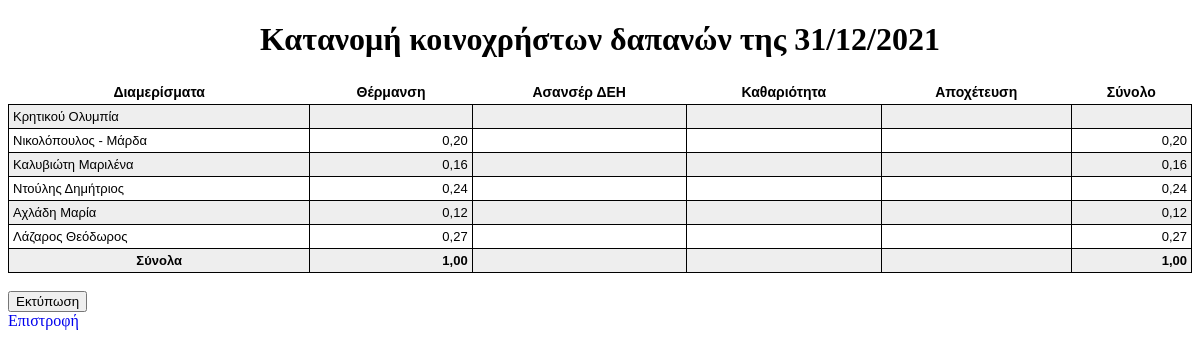
The page /110/dist on the database its author committed.
### koi/models.py (models this page shows, shortened)
class Category(models.Model):
    category = models.CharField(
        max_length=50, unique=True, verbose_name='Κατηγορία')
    class Meta:
        ordering = ['category']
        verbose_name = 'Κατηγορία'
        verbose_name_plural = 'Κατηγορίες'

class Diamerisma(models.Model):
    name = models.CharField(max_length=50, unique=True,
                            verbose_name='Διαμέρισμα')
    num = models.IntegerField(unique=True, verbose_name='Αριθμός')
    orofos = models.IntegerField(default=0, verbose_name='Όροφος')
    sizesm = models.DecimalField(
        decimal_places=2, max_digits=7, verbose_name='Μέγεθος τ.μ.')
    owner = models.CharField(max_length=50, verbose_name='Ιδιοκτήτης')
    guest = models.CharField(max_length=50, verbose_name='Ένοικος')
    class Meta:
        ordering = ['num']
        verbose_name = 'Διαμέρισμα'
        verbose_name_plural = 'Διαμερίσματα'

### koi/views.py (the view)
# urls.py: path('<int:koin_id>/dist', views.distribution, name='katanomi'),
def distribution(request, koin_id):
    diam = [i.id for i in mdl.Diamerisma.objects.all().order_by('id')]
    cate = [i.id for i in mdl.Category.objects.all().order_by('id')]
    xiliosta = mdl.Xiliosta.objects.all()
    koin = mdl.Koinoxrista.objects.get(pk=koin_id)
    dap = koin.dapanes_set.values('category').order_by(
        'category').annotate(tprice=Sum('value'))
    fposa = {}
    for el in dap:
        fposa[el['category']] = float(el['tprice'])
    fdi = {}
    for c in cate:
        for d in diam:
            fdi[(c, d)] = 0
    for el in xiliosta:
        fdi[(el.category.id, el.diamerisma.id)] = el.xiliosta
    rlines, total_categories, gtotal = distr(fposa, fdi)
    title = f'Κατανομή κοινοχρήστων δαπανών της {grdate(koin.ekdosi)}'
    hcat = [i.category for i in mdl.Category.objects.all().order_by('id')]
    ddiam = {i.id: i.guest for i in mdl.Diamerisma.objects.all().order_by('id')}
    headers = ['Διαμερίσματα'] + hcat + ['Σύνολο']
    lines = []
    for line in rlines:
        lin = [{'val': ddiam[line[0]], 'lcr': 'left'}]
        for col in line[1:]:
            lin.append({'val': grnum(col), 'lcr': 'right'})
        lines.append(lin)
    footer1 = [{'span': 1, 'lcr': 'center', 'val': 'Σύνολα'}]
    for col in total_categories:
        footer1.append({'span': 1, 'lcr': 'right',
                        'val': grnum(total_categories[col])})
    footer1.append({'span': 1, 'lcr': 'right', 'val': grnum(gtotal)})
    return render(
        request,
        'koi/katanomi.html',
        {
            'title': title,
            'headers': headers,
            'lines': lines,
            'footer1': footer1,
        }
    )

### utils/distribute.py (called while the page is built)
def distr(values, xiliosta):
    vals = {}
    tcat = {}
    tdia = {}
    total = 0
    for cat_dia, xil in xiliosta.items():
        cat, dia = cat_dia
        vals[cat_dia] = xil * values.get(cat, 0) / 1000
        tcat[cat] = tcat.get(cat, 0) + vals[cat_dia]
        tdia[dia] = tdia.get(dia, 0) + vals[cat_dia]
        total += vals[cat_dia]
    lines = []
    for diamerisma_id, diamerisma_total in tdia.items():
        lin = [diamerisma_id]
        for category_id, category_total in tcat.items():
            lin.append(vals[(category_id, diamerisma_id)])
        lin.append(diamerisma_total)
        lines.append(lin)
    return lines, tcat, total

### utils/greek_utils.py (called while the page is built)
def grdate(dat):
    return f'{dat.day}/{dat.month}/{dat.year}'

def grnum(num):
    if num == 0:
        return ''
    return f'{num:,.2f}'.replace(',', '|').replace('.', ',').replace('|', '.')

### koi/templates/koi/katanomi.html
{% load static %}
<!DOCTYPE html>
<html>
  <head>
    <link rel="stylesheet" type="text/css" href="{% static 'koi/tbllandscape.css' %}">
  </head>
  <body>
    <h1 align="center"><b>{{ title }}</b> </h1>
    <table cellspacing="0">
      <tbody>
        <tr>
          {% for title in headers %}
          <th align="center">{{ title }}</th>
          {% endfor %}
        </tr>
        {% for line in lines %}
        <tr>
          {% for column in line %}
          <td align="{{ column.lcr }}">{{ column.val }}</td>
          {% endfor %}
        </tr>
        {% endfor %}
        <tr>
          {% for column in footer1 %}
          <td colspan={{ column.span }} align="{{ column.lcr }}"><b>{{ column.val }}</b></td>
          {% endfor %}
        </tr>
      </tbody>
    </table>
    <br>
    <button onclick="javascript:window.print()" class="no-print">Εκτύπωση</button>
    <br>
    <a class="no-print" href=" {% url 'koi:index' %}">Επιστροφή</a>
  </body>
</html>

### koi/static/koi/tbllandscape.css (style rules this page uses)
a:link { text-decoration: none; }
table { font-family: arial, sans-serif; border-collapse: collapse; width: 100%; }
td, th { border: 1px solid #000000; padding: 4px; }
th { font-size: 14px; }
td { font-size: 13px; }
tr:nth-child(even) { background-color: #eeeeee; }
.tableNoOutline td, th { border: 0px solid #000000; padding: 4px; }

### rows shown on the page
Category: headers "Θέρμανση"
Category: headers "Ασανσέρ ΔΕΗ"
Category: headers "Καθαριότητα"
Category: headers "Αποχέτευση"
Diamerisma: val "Κρητικού Ολυμπία"
Diamerisma: val "Νικολόπουλος - Μάρδα"
Diamerisma: val "Καλυβιώτη Μαριλένα"
Diamerisma: val "Ντούλης Δημήτριος"
Diamerisma: val "Αχλάδη Μαρία"
Diamerisma: val "Λάζαρος Θεόδωρος"

### other values the page prints
{{ title }} "Κατανομή κοινοχρήστων δαπανών της 31/12/2021"
{{ title }} "Διαμερίσματα" "Σύνολο"
{{ column.val }} "0,20" "0,20" "0,16" "0,16" "0,24" "0,24" "0,12" "0,12" "0,27" "0,27"
{{ column.val }} "Σύνολα" "1,00" "1,00"
